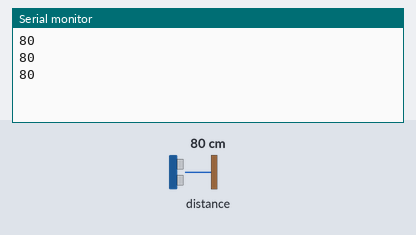
The sketch below on a simulated Arduino Uno, built with avr-gcc and run on an emulated ATmega328P. Parts: the last lines printed to the serial monitor. Wiring (inferred from the names in the program): SRF02/SRF08 range finder at I2C address 0x70. Inputs (shaded band) come from the test bench; at power-on: distance to the obstacle 80 cm.

Above: at 1.8 s.
1.9 s: distance to the obstacle set to 2 cm
At 2.4 s:
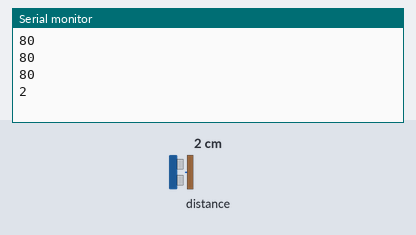
3.4 s: distance to the obstacle set to 4 cm
At 3.9 s:
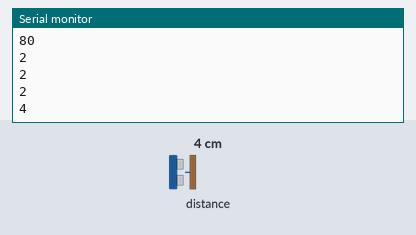
Timing chart, 0 to 6.4 s (numbered marks = the images above; inputs shaded):
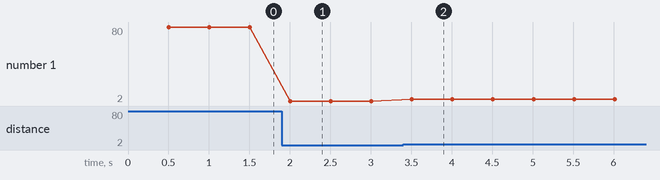

Measured:
- after the input at 1.9 s, the serial monitor: prints a new line after 0.10 s (image 1)
- after the input at 3.4 s, the serial monitor: prints a new line after 0.11 s (image 2)
- plotted number 1: 80 → 2 after the input at 1.9 s, 2 → 4 after the input at 3.4 s

The sketch:

SRF02.ino
```cpp
// (licence header left out)
 /**
  * @author Alexander Entinger
  * @brief firmware for testing the SRF 02 library
  * @file SRF02.ino
  */

#include <Wire.h>
#include "SRF02.h"

// Arduino analog input 4 = I2C SDA
// Arduino analog input 5 = I2C SCL

#define DELAY_TIME_MS (500)

// instantiate sensors
SRF02 srf02_sensor(SRF02_DEFAULT_DEVICE_ADDR, SRF02_CENTIMETERS);

/**
 * @brief init stuff
 */
void setup() {
	// open serial port at 9600 Baud
	Serial.begin(9600);
	// initialize I2C
	Wire.begin();
}

/**
 * @brief thats the infinite loop of the firmware
 */
void loop() {

	srf02_sensor.StartRanging();
	delay(DELAY_TIME_MS);
	uint16_t const distance = srf02_sensor.GetDistance();
	Serial.println(distance);

}
```

SRF02.cpp
```cpp
// (licence header left out)
/**
 * @author Alexander Entinger
 * @brief Source file for using the SRF02 ultra sonic range finder
 * @file SRF02.cpp
 */

#if ARDUINO >= 100
  #include <Arduino.h>  // for 1.0 and later
#else
  #include <WProgram.h> // for earlier releases
#endif
#include "SRF02.h"
#include <Wire.h>

// result register
#define RESULT_REGISTER		(0x02)
// commmand register
#define COMMAND_REGISTER	(0x00)

/**
 * @brief SRF02 CTor, initializing SRF02 with address and mode
 * @param ard I2C Device address
 * @param mode ranging mode
 */
SRF02::SRF02(unsigned char addr, unsigned char mode) {
	// assign values
	mAddress = addr;
	mMode = mode;
	mStartTime = 0;
}

/**
 * @brief start us ranging of the sensor
 */
void SRF02::StartRanging() {
	// save current system time
	mStartTime = millis();
	// start I2C transmission
  	Wire.beginTransmission(mAddress);
	// write to the command register (0x00)
	Wire.write((unsigned char)COMMAND_REGISTER);
	// write the mode (real ranging mode)
	// (see to defines)
	Wire.write(mMode);
	// stop I2C transmission
	Wire.endTransmission();
}

/**
 * @brief get value from the sensor
 * @return 0 in case of an error, distance in the desired ranging mode otherwise
 */
unsigned int SRF02::GetDistance() {
	unsigned int result = 0;
	unsigned long EndTime = millis();

	if((EndTime - mStartTime) < TIME_PER_MEASUREMENT_MS) {
		return SRF02_ERROR; // to less time for correct ranging
	}
	else {
		// prepare the requestment of the result
		// start I2C transmission
		Wire.beginTransmission(mAddress);
		// send adress of result register
		Wire.write(RESULT_REGISTER);
		// end I2C transmission
		Wire.endTransmission();

		// fetch the result
		// send I2C request for data (2 Bytes)
		Wire.requestFrom(mAddress,(unsigned char)2);
		// wait for 2 bytes to return
		while (Wire.available() < 2 )   {
		}
		// read the two bytes and combine to one
		result = Wire.read() << 8;
		result = result + Wire.read();
		return result;
	}
}
```

SRF02.h
```cpp
// (licence header left out)
 /**
 * @author Alexander Entinger
 * @brief Header file for using the SRF02 ultra sonic range finder
 * @file SRF02.h
 */

#ifndef SRF02_H
#define SRF02_H

// ranging modes
#define SRF02_INCHES       		(0x50)
#define SRF02_CENTIMETERS  		(0x51)
#define SRF02_MICROSECONDS 		(0x52)
// needed amount of time to do one complete range measurement
#define TIME_PER_MEASUREMENT_MS (100)
// error code for srf 02
#define SRF02_ERROR 			(0)
// default device address
#define SRF02_DEFAULT_DEVICE_ADDR 	(0x70)


/**
 * @brief class SRF02
 * for using the arduino with a SRF02 Devantech ultrasonic distance sensor
 */
class SRF02 {
public:
	/**
     * @brief SRF02 CTor, initializing SRF02 with address and mode
	 * @param ard I2C Device address
	 * @param mode ranging mode
	 */
	SRF02(unsigned char addr, unsigned char mode);

	/**
     *@brief start ranging of the sensor
	 */
	void StartRanging();

	/**
     * @brief get value from the sensor
     * @return 0 in case of an error, distance in the desired ranging mode otherwise
     */
	unsigned int GetDistance();

private:
	unsigned char mAddress;		// address of the sensor
	unsigned char mMode;		// ranging mode
	unsigned long mStartTime;	// start time of a ranging, needed
								// to proceed with correct sensor values
};

#endif
```
